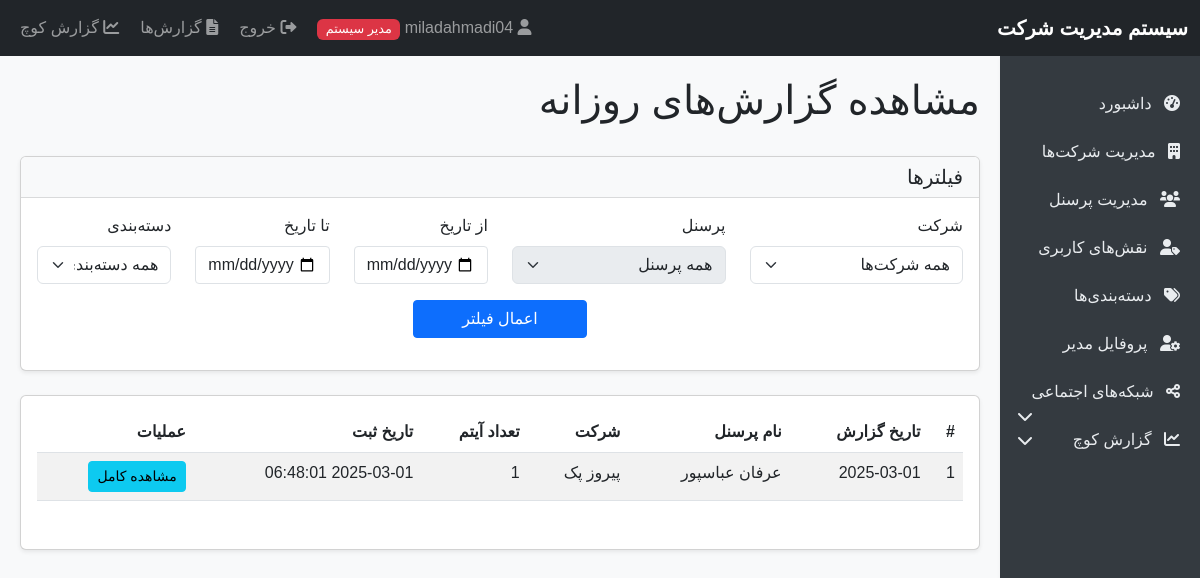
Screenshot of /view_reports.php (signed in) with the database file from the repository.
### tables this page shows
CREATE TABLE `reports` (
  `id` int(11) NOT NULL,
  `personnel_id` int(11) NOT NULL,
  `report_date` date NOT NULL,
  `created_at` timestamp NOT NULL DEFAULT current_timestamp()
);

CREATE TABLE `personnel` (
  `id` int(11) NOT NULL,
  `company_id` int(11) NOT NULL,
  `role_id` int(11) NOT NULL,
  `full_name` varchar(100) NOT NULL,
  `gender` enum('male','female') NOT NULL,
  `email` varchar(100) NOT NULL,
  `mobile` varchar(20) NOT NULL,
  `is_active` tinyint(1) DEFAULT 1,
  `username` varchar(50) NOT NULL,
  `password` varchar(255) NOT NULL,
  `created_at` timestamp NOT NULL DEFAULT current_timestamp(),
  `can_receive_reports` tinyint(1) DEFAULT 0
);

CREATE TABLE `companies` (
  `id` int(11) NOT NULL,
  `name` varchar(100) NOT NULL,
  `is_active` tinyint(1) DEFAULT 1,
  `created_at` timestamp NOT NULL DEFAULT current_timestamp()
);

### functions.php (called while the page is built, shortened)
<?php
function isAdmin() {
    return isset($_SESSION['user_type']) && $_SESSION['user_type'] === 'admin';
}

### view_reports.php (the view, shortened to what this page needs)
<?php
require_once 'functions.php';
require_once 'auth.php';
$startDate = isset($_GET['start_date']) ? clean($_GET['start_date']) : '';
$endDate = isset($_GET['end_date']) ? clean($_GET['end_date']) : '';
$companyFilter = isset($_GET['company']) && is_numeric($_GET['company']) ? clean($_GET['company']) : '';
if (isAdmin()) {
    $query = "SELECT r.*, p.full_name, c.name as company_name,
              (SELECT COUNT(*) FROM report_items WHERE report_id = r.id) as item_count
              FROM reports r
              JOIN personnel p ON r.personnel_id = p.id
              JOIN companies c ON p.company_id = c.id
              WHERE 1=1";
    $params = [];
}
$query .= " ORDER BY r.report_date DESC, r.created_at DESC";
$stmt = $pdo->prepare($query);
$stmt->execute($params);
$reports = $stmt->fetchAll();
include 'header.php';
?>
<div class="d-flex justify-content-between align-items-center mb-4">
    <h1>مشاهده گزارش‌های روزانه</h1>
</div>
<div class="card mb-4">
    <div class="card-header bg-light">
        <h5 class="mb-0">فیلترها</h5>
    </div>
    <div class="card-body">
        <form method="GET" action="" id="filterForm">
            <div class="row">
                <?php if (isAdmin()): ?>
                <div class="col-md-3 mb-3">
                    <label for="company" class="form-label">شرکت</label>
                    <select class="form-select" id="company" name="company">
                        <option value="">همه شرکت‌ها</option>
                    </select>
                </div>
                <div class="col-md-3 mb-3">
                    <label for="personnel" class="form-label">پرسنل</label>
                    <select class="form-select" id="personnel" name="personnel" <?php echo empty($companyFilter) ? 'disabled' : ''; ?>>
                        <option value="">همه پرسنل</option>
                    </select>
                </div>
                <?php endif; ?>
                <div class="col-md-<?php echo (isAdmin() || isCEO()) ? '2' : '3'; ?> mb-3">
                    <label for="start_date" class="form-label">از تاریخ</label>
                    <input type="date" class="form-control" id="start_date" name="start_date" value="<?php echo $startDate; ?>">
                </div>
                <div class="col-md-<?php echo (isAdmin() || isCEO()) ? '2' : '3'; ?> mb-3">
                    <label for="end_date" class="form-label">تا تاریخ</label>
                    <input type="date" class="form-control" id="end_date" name="end_date" value="<?php echo $endDate; ?>">
                </div>
                <div class="col-md-<?php echo (isAdmin() || isCEO()) ? '2' : '4'; ?> mb-3">
                    <label for="category" class="form-label">دسته‌بندی</label>
                    <select class="form-select" id="category" name="category">
                        <option value="">همه دسته‌بندی‌ها</option>
                    </select>
                </div>
                <div class="col-md-<?php echo (isAdmin() || isCEO()) ? '12' : '2'; ?> mb-3 <?php echo (isAdmin() || isCEO()) ? 'text-center' : 'd-flex align-items-end'; ?>">
                    <button type="submit" class="btn btn-primary <?php echo (isAdmin() || isCEO()) ? 'px-5' : 'w-100'; ?>">اعمال فیلتر</button>
                </div>
            </div>
        </form>
    </div>
</div>
<div class="card">
    <div class="card-body">
        <?php if (count($reports) > 0): ?>
            <div class="table-responsive">
                <table class="table table-striped">
                    <thead>
                        <tr>
                            <th>#</th>
                            <th>تاریخ گزارش</th>
                            <?php if (isAdmin() || isCEO()): ?>
                            <th>نام پرسنل</th>
                            <th>شرکت</th>
                            <?php endif; ?>
                            <th>تعداد آیتم</th>
                            <th>تاریخ ثبت</th>
                            <th>عملیات</th>
                        </tr>
                    </thead>
                    <tbody>
                        <?php foreach ($reports as $index => $report): ?>
                            <tr>
                                <td><?php echo $index + 1; ?></td>
                                <td><?php echo $report['report_date']; ?></td>
                                <?php if (isAdmin() || isCEO()): ?>
                                <td><?php echo $report['full_name']; ?></td>
                                <td><?php echo $report['company_name']; ?></td>
                                <?php endif; ?>
                                <td><?php echo $report['item_count']; ?></td>
                                <td><?php echo $report['created_at']; ?></td>
                                <td>
                                    <a href="view_report.php?id=<?php echo $report['id']; ?>" class="btn btn-sm btn-info">
                                        مشاهده کامل
                                    </a>
                                </td>
                            </tr>
                        <?php endforeach; ?>
                    </tbody>
                </table>
            </div>
        <?php else: ?>
            <p class="text-center">هیچ گزارشی یافت نشد.</p>
        <?php endif; ?>
    </div>
</div>
<?php include 'footer.php'; ?>

### header.php (style rules this page uses)
body { font-family: Tahoma, Arial, sans-serif; background-color: #f8f9fa; }
.card { box-shadow: 0 0.125rem 0.25rem rgba(0, 0, 0, 0.075); margin-bottom: 1.5rem; }
.card-header { border-bottom: 1px solid rgba(0, 0, 0, 0.125); background-color: rgba(0, 0, 0, 0.03); }
.btn { border-radius: 0.25rem; }
.btn-sm { padding: 0.25rem 0.5rem; font-size: 0.875rem; }
.form-control { border-radius: 0.25rem; }
.table-responsive { margin-bottom: 1rem; }

### rows the page displays
reports: report_date "2025-03-01", personnel.full_name "عرفان عباسپور", companies.name "پیروز پک", item_count "1", created_at "2025-03-01 06:48:01"
